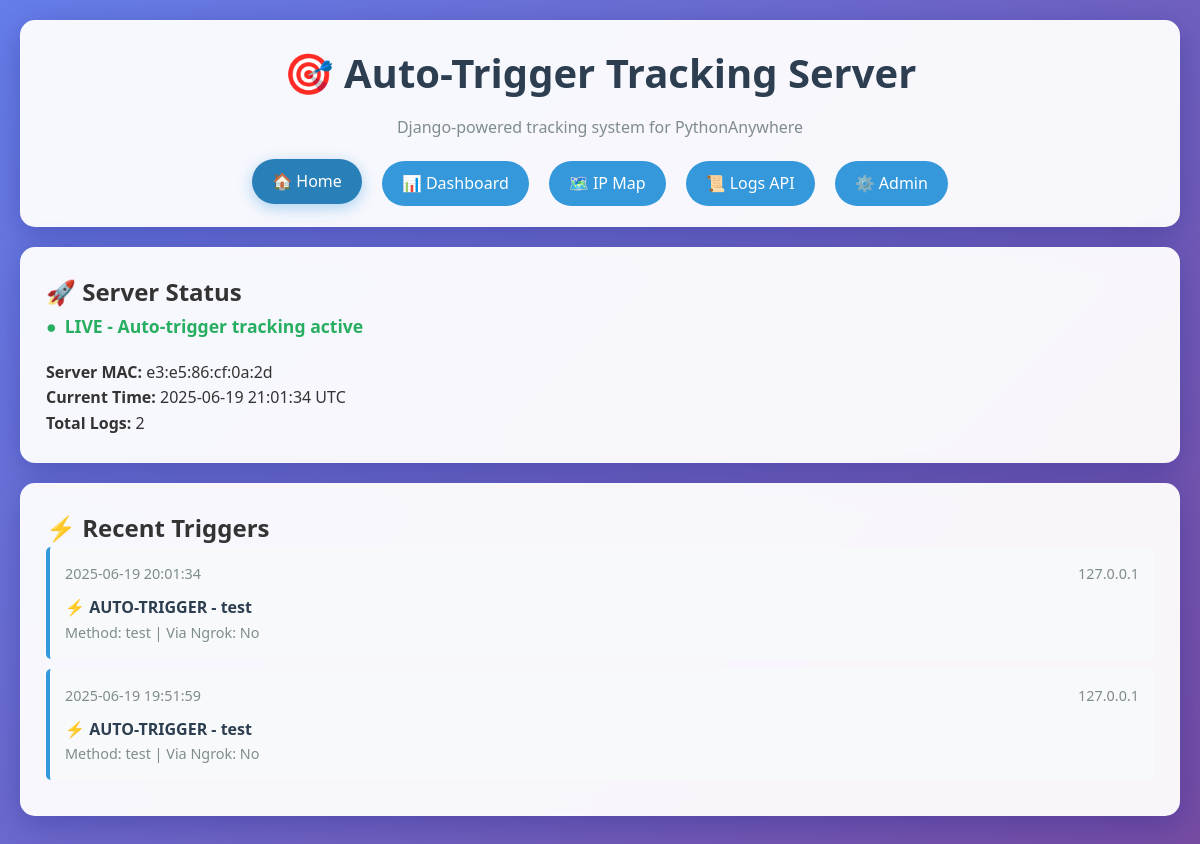
The page / on the database its author committed.
### tracking_app/models.py (models this page shows, shortened)
class AccessLog(models.Model):
    timestamp = models.DateTimeField(default=timezone.now)
    ip_address = models.GenericIPAddressField()
    mac_address = models.CharField(max_length=17, blank=True, null=True)
    hostname = models.CharField(max_length=255, blank=True, null=True)
    user_agent = models.TextField(blank=True, null=True)
    referer = models.URLField(blank=True, null=True)
    request_path = models.CharField(max_length=500)
    query_params = models.JSONField(default=dict)
    server_mac = models.CharField(max_length=17, blank=True, null=True)
    geolocation = models.JSONField(default=dict)
    trigger_method = models.CharField(max_length=100, blank=True, null=True)
    trigger_type = models.CharField(max_length=100, blank=True, null=True)
    headers = models.JSONField(default=dict)
    is_local_network = models.BooleanField(default=False)
    via_ngrok = models.BooleanField(default=False)
    response_format = models.CharField(max_length=20, default='json')
    class Meta:
        ordering = ['-timestamp']
        indexes = [
            models.Index(fields=['timestamp']),
            models.Index(fields=['ip_address']),
            models.Index(fields=['trigger_type']),
            models.Index(fields=['trigger_method']),
        ]
    @property
    def trigger_category(self):
        trigger_type = self.trigger_type or ''
        if 'js_' in trigger_type or 'rapid_fire' in trigger_type:
            return "🚀 JAVASCRIPT AUTO-TRIGGER"
        elif 'grid_' in trigger_type:
            return "🕸️ INVISIBLE GRID TRIGGER"
        elif 'overlay_' in trigger_type:
            return "🎭 OVERLAY TRIGGER"
        elif 'micro_' in trigger_type:
            return "🎯 MICRO-PIXEL TRIGGER"
        elif 'strategic_' in trigger_type:
            return "📍 STRATEGIC AREA TRIGGER"
        elif 'svg_' in trigger_type:
            return "🖼️ SVG INJECTION TRIGGER"
        elif 'html_' in trigger_type:
            return "📄 HTML AUTO-TRIGGER"
        else:
            return "⚡ AUTO-TRIGGER"

### tracking_app/views.py (the view)
# urls.py: path('', views.home_view, name='home'),
def home_view(request):
    try:
        context = {
            'server_mac': get_server_mac_address(),
            'current_time': timezone.now(),
            'total_logs': AccessLog.objects.count(),
            'recent_logs': AccessLog.objects.order_by('-timestamp')[:5],
        }
        return render(request, 'tracking_app/home.html', context)
    except Exception as e:
        logger.error(f"Home view error: {e}")
        return render(request, 'tracking_app/error.html', {'error': str(e)})

### tracking_app/utils.py (called while the page is built)
def get_server_mac_address():
    try:
        mac = ':'.join(['{:02x}'.format((uuid.getnode() >> ele) & 0xff)
                       for ele in range(0,8*6,8)][::-1])
        return mac
    except:
        return "unknown"

### templates/tracking_app/home.html (shortened to what this page needs)
{% extends 'base.html' %}
{% block content %}
<div class="card">
    <h2>🚀 Server Status</h2>
    <p class="status-live">LIVE - Auto-trigger tracking active</p>
    <div style="margin-top: 20px;">
        <p><strong>Server MAC:</strong> {{ server_mac }}</p>
        <p><strong>Current Time:</strong> {{ current_time|date:"Y-m-d H:i:s T" }}</p>
        <p><strong>Total Logs:</strong> {{ total_logs }}</p>
    </div>
</div>
{% if recent_logs %}
<div class="card">
    <h2>⚡ Recent Triggers</h2>
    {% for log in recent_logs %}
    <div class="log-entry">
        <div class="log-meta">
            <span>{{ log.timestamp|date:"Y-m-d H:i:s" }}</span>
            <span>{{ log.ip_address }}</span>
        </div>
        <div class="log-trigger">
            {{ log.trigger_category }} - {{ log.trigger_type }}
        </div>
        <div style="font-size: 0.9em; color: #7f8c8d;">
            Method: {{ log.trigger_method|default:"unknown" }} |
            Via Ngrok: {% if log.via_ngrok %}Yes{% else %}No{% endif %}
        </div>
    </div>
    {% endfor %}
</div>
{% endif %}
{% endblock %}

### templates/base.html (style rules this page uses)
* { margin: 0; padding: 0; box-sizing: border-box; }
body { font-family: 'Segoe UI', Tahoma, Geneva, Verdana, sans-serif; line-height: 1.6; color: #333; background: linear-gradient(135deg, #667eea 0%, #764ba2 100%); min-height: 100vh; }
.card { background: rgba(255, 255, 255, 0.95); backdrop-filter: blur(10px); border-radius: 15px; padding: 25px; margin-bottom: 20px; box-shadow: 0 8px 32px rgba(31, 38, 135, 0.37); border: 1px solid rgba(255, 255, 255, 0.18); }
.status-live { color: #27ae60; font-weight: bold; font-size: 1.1em; }
.status-live::before { content: "●"; margin-right: 8px; animation: pulse 2s infinite; }
.log-entry { background: #f8f9fa; border-left: 4px solid #3498db; padding: 15px; margin-bottom: 10px; border-radius: 5px; }
.log-meta { display: flex; justify-content: space-between; align-items: center; margin-bottom: 10px; font-size: 0.9em; color: #7f8c8d; }
.log-trigger { font-weight: bold; color: #2c3e50; }

### rows shown on the page
AccessLog: timestamp "2025-06-19 20:01:34", ip_address "127.0.0.1", trigger_category "⚡ AUTO-TRIGGER", trigger_type "test", trigger_method "test", via_ngrok "No"
AccessLog: timestamp "2025-06-19 19:51:59", ip_address "127.0.0.1", trigger_category "⚡ AUTO-TRIGGER", trigger_type "test", trigger_method "test", via_ngrok "No"

### other values the page prints
{{ server_mac }} "e3:e5:86:cf:0a:2d"
{{ total_logs }} "2"
